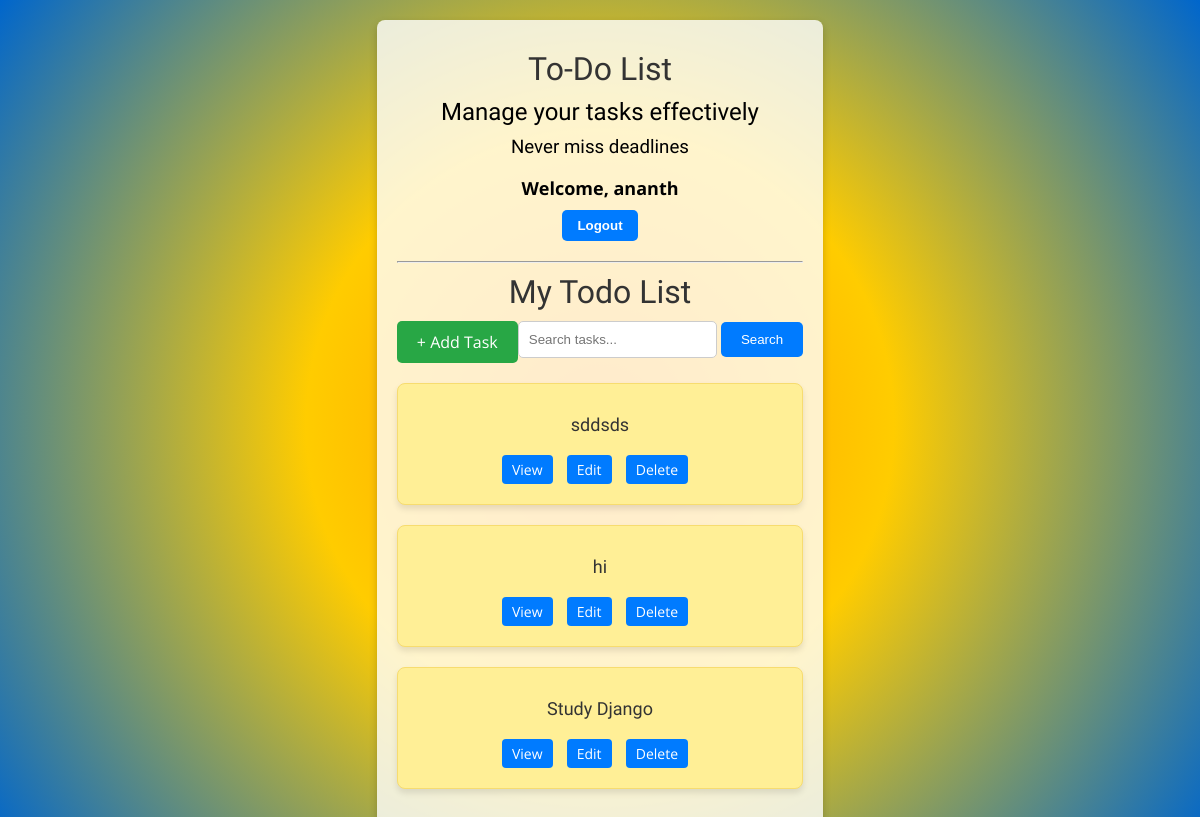
The app's page / (signed in) with its own data.
### base/models.py (models this page shows, shortened)
class Task(models.Model):
    user = models.ForeignKey(User, on_delete=models.SET_NULL, null=True, blank=True)
    title = models.CharField(max_length=200, null=True, blank=True)
    description = models.TextField(null=True, blank=True)
    complete = models.BooleanField(default=False)
    created = models.DateTimeField(auto_now_add=True)
    complex = models.BooleanField(default=False)
    class Meta:
        ordering = ['complete']

### base/views.py (the view)
# urls.py: path('', TaskList.as_view(), name='task-list'),
class TaskList(LoginRequiredMixin, ListView):
    model = Task
    context_object_name = 'tasks'
    def get_context_data(self, **kwargs):
        context = super().get_context_data(**kwargs)
        context['tasks'] = context['tasks'].filter(user=self.request.user)
        context['task_count'] = context['tasks'].filter(complex=False).count()
        search_input = self.request.GET.get('search-area') or ''
        if search_input:
            context['tasks'] = context['tasks'].filter(
                title__icontains=search_input  # Corrected the lookup
            )
        return context

### base/templates/base/task_list.html (shortened to what this page needs)
{% extends 'base/main.html' %}
{% block content %}
<div class="user-info">
    {% if request.user.is_authenticated %}
        <p>Welcome, {{ request.user }}</p>
        <form action="{% url 'logout' %}" method="POST">
            <button type="submit">Logout</button>
        </form>
    {% else %}
        <a href="{% url 'login' %}">Login</a>
    {% endif %}
</div>
<hr>
<h1>My Todo List</h1>
<div class="actions">
    <a href="{% url 'task-create' %}" class="add-task-btn">+ Add Task</a>
    <form method="GET" class="search-form">
        <input type="text" name="search-area" placeholder="Search tasks...">
        <button type="submit">Search</button>
    </form>
</div>
{% for task in tasks %}
    <div class="task-box">
        <h2>{{ task.title }}</h2>
        <div class="task-actions">
            <a href="{% url 'task-detail' task.id %}">View</a>
            <a href="{% url 'task-update' task.id %}">Edit</a>
            <a href="{% url 'task-delete' task.id %}">Delete</a>
        </div>
    </div>
{% empty %}
    <h3>No items in the list</h3>
{% endfor %}
{% endblock content %}

### base/templates/base/main.html (style rules this page uses)
body { background: radial-gradient(circle, rgba(255, 153, 0, 1) 0%, rgba(255, 204, 0, 1) 40%, rgba(0, 102, 204, 1) 100%); font-family: 'Open Sans', sans-serif; padding: 20px; margin: 0; color: rgb(0, 0, 0); min-height: 100vh; display: flex; align-items: center; justify-content: center; }
h1, h2, h3, h4, h5, h6 { font-family: "Bungee Spice", sans-serif; font-weight: 400; font-style: normal; color: #000000; text-shadow: none; margin: 10px 0; }
h1 { text-align: center; color: #333; }
.user-info { margin-bottom: 20px; }
.actions { display: flex; justify-content: space-between; margin-bottom: 20px; }
.add-task-btn { background-color: #28a745; color: white; padding: 10px 20px; border: none; border-radius: 5px; text-decoration: none; font-size: 16px; }
.search-form input { padding: 10px; border: 1px solid #ccc; border-radius: 5px; }
.search-form button { padding: 10px 20px; background-color: #007bff; color: white; border: none; border-radius: 5px; }
.task-box { background: #ffef96; border: 1px solid #f7dc6f; border-radius: 8px; padding: 20px; box-shadow: 0 4px 6px rgba(0, 0, 0, 0.1); transition: transform 0.2s ease; word-wrap: break-word; }
.task-box h2 { font-size: 18px; margin-bottom: 15px; color: #333; }
.task-box .task-actions a { display: inline-block; margin: 5px 10px 0 0; padding: 5px 10px; font-size: 14px; color: white; background: #007bff; border-radius: 4px; text-decoration: none; }

### base/templates/base/task_list.html (style rules this page uses)
.user-info p { font-weight: bold; font-size: 18px; color: black; font-family: 'Open Sans', sans-serif; margin-bottom: 10px; }
.user-info button, .user-info a { font-weight: bold; color: white; background-color: #007bff; border: none; padding: 8px 15px; border-radius: 5px; text-decoration: none; cursor: pointer; }
.task-box { background: #ffef96; border: 1px solid #f7dc6f; border-radius: 8px; padding: 20px; box-shadow: 0 4px 6px rgba(0, 0, 0, 0.1); margin-bottom: 20px; word-wrap: break-word; transition: transform 0.2s ease; }
.task-box h2 { font-size: 18px; margin-bottom: 15px; color: #333; }
.task-box .task-actions a { display: inline-block; margin: 5px 10px 0 0; padding: 5px 10px; font-size: 14px; color: white; background: #007bff; border-radius: 4px; text-decoration: none; }
.add-task-btn { background-color: #28a745; color: white; padding: 10px 20px; border: none; border-radius: 5px; text-decoration: none; font-size: 16px; }
.search-form input { padding: 10px; border: 1px solid #ccc; border-radius: 5px; }
.search-form button { padding: 10px 20px; background-color: #007bff; color: white; border: none; border-radius: 5px; }

### records on screen
Task: title "sddsds"
Task: title "hi"
Task: title "Study Django"

### other values on screen
{{ request.user }} "ananth"
